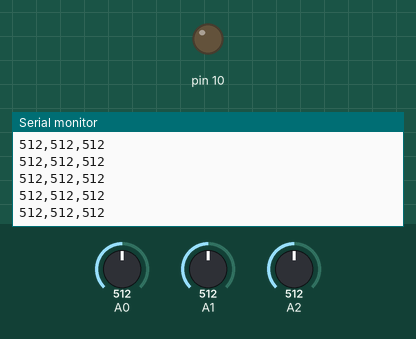
Recording of a sketch running on a simulated Arduino Uno, built with avr-gcc and run on an emulated ATmega328P. Parts: output pins drawn as LEDs (lit = HIGH), the last lines printed to the serial monitor. Inputs (shaded band) come from the test bench; at power-on: A0 = 512, A1 = 512, A2 = 512. Storage starts empty.

Above: at 1.2 s.
1.3 s: A0 set to 11
At 2.1 s:
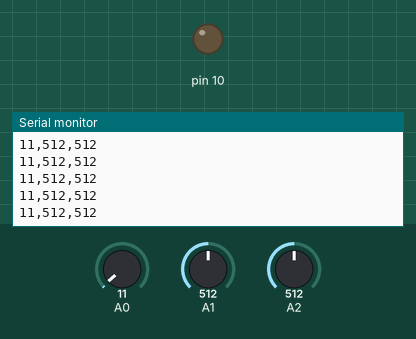
2.8 s: A0 set to 8
At 3.5 s:
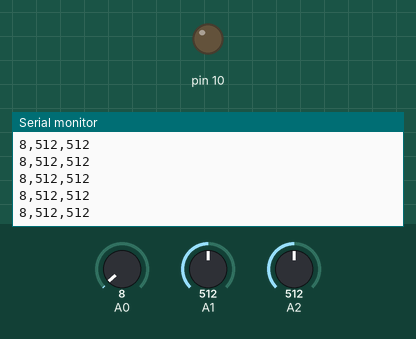
Timing chart, 0 to 5.8 s (numbered marks = the images above; inputs shaded):
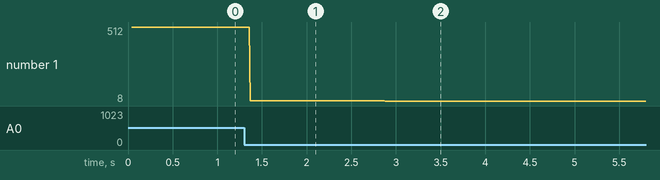

Measured:
- after the input at 1.3 s, the serial monitor: prints a new line after 0.07 s (image 1)
- after the input at 2.8 s, the serial monitor: prints a new line after 0.08 s (image 2)
- plotted number 1: 512 → 11 after the input at 1.3 s, 11 → 8 after the input at 2.8 s

The sketch:

SD_Card_Module_And_I2C_Module.ino
```cpp
/*

Sd Card Module Code

Wiring

Module       Arduino
MOSI -------> Digital Pin 11
MISO -------> Digital Pin 12
SCK --------> Digital Pin 13
CS ---------> Digital Pin 4
5V ---------> 5V
GND --------> GND

*/

#include <SD.h>
#include <Wire.h>
#include <RTClib.h>
RTC_DS1307 RTC;

// On the Ethernet Shield, CS is pin 4. Note that even if it's not
// used as the CS pin, the hardware CS pin (10 on most Arduino boards,
// 53 on the Mega) must be left as an output or the SD library
// functions will not work.
const int chipSelect = 4;

void setup()
{
 // Open serial communications and wait for port to open:
  Serial.begin(9600);
   while (!Serial) {
    ; // wait for serial port to connect. Needed for Leonardo only
  }


  Serial.print("Initializing SD card...");
  // make sure that the default chip select pin is set to
  // output, even if you don't use it:
  pinMode(10, OUTPUT);

  // see if the card is present and can be initialized:
  if (!SD.begin(chipSelect)) {
    Serial.println("Card failed, or not present");
    // don't do anything more:
    return;
  }
  Serial.println("card initialized.");
}

void loop()
{
  // make a string for assembling the data to log:
  String dataString = "";

  // read three sensors and append to the string:
  for (int analogPin = 0; analogPin < 3; analogPin++) {
    int sensor = analogRead(analogPin);
    dataString += String(sensor);
    if (analogPin < 2) {
      dataString += ",";
    }
  }

  // open the file. note that only one file can be open at a time,
  // so you have to close this one before opening another.
  File dataFile = SD.open("datalog.txt", FILE_WRITE);

  // if the file is available, write to it:
  if (dataFile) {
    dataFile.println(dataString);
    dataFile.close();
    // print to the serial port too:
    Serial.println(dataString);
  }
  // if the file isn't open, pop up an error:
  else {
    Serial.println("error opening datalog.txt");
  }
}
```
